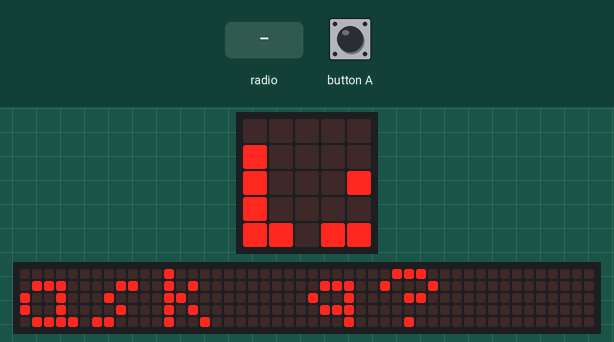
Simulated run of this program. Board: BBC micro:bit (MakeCode). Shown: the board's 5×5 LED display, a strip that is not on the board, showing the scrolling text unrolled. The test bench sets the inputs (shaded band). No radio messages arrive unless stated (any console line starting 'radio sent:' is added by the test bench); the 48×5 strip is a reading aid, not a part: it shows the text the display is scrolling, unrolled, one strip-width of it at a time; what the program prints to the serial console is not drawn.

Above: at 4.87 s.
4.9 s: radio message "love me?" arrives
7.9 s: radio message "Y" arrives
At 13.3 s:
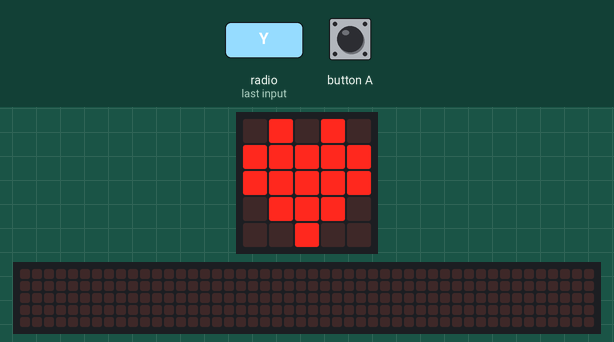
13.9 s: radio message "love me?" arrives
At 15.1 s:
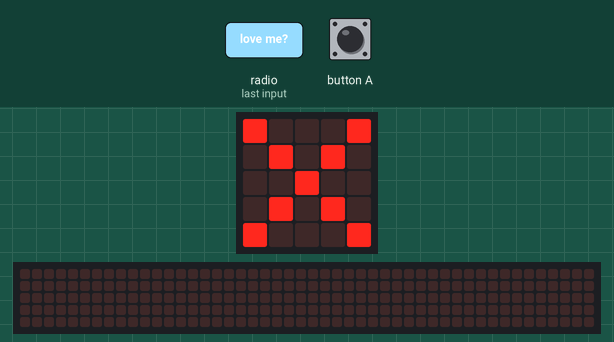
16.9 s: radio message "Y" arrives
At 19.57 s:
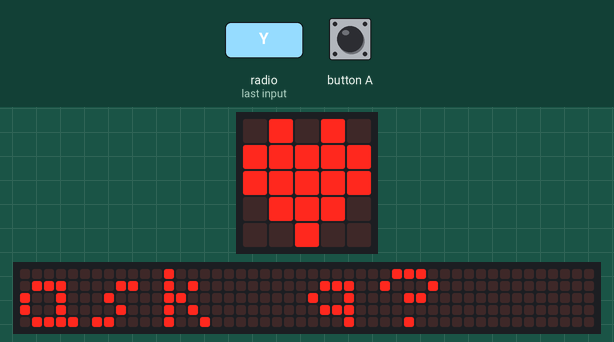

The program:

microbit-05a-love---ask.py
```python
def on_button_pressed_a():
    if program_state == 0:
        radio.send_string("love me?")
input.on_button_pressed(Button.A, on_button_pressed_a)

def on_received_string(receivedString):
    global program_state
    program_state = 2
    if receivedString == "Y":
        for index in range(4):
            basic.show_icon(IconNames.HEART)
    else:
        for index2 in range(4):
            basic.show_icon(IconNames.NO)
    program_state = 0
radio.on_received_string(on_received_string)

program_state = 0
basic.show_string("Ask")
radio.set_group(123)
# 0 - waiting
# 1 - question sent
# 2 - reply received
program_state = 0

def on_forever():
    if program_state == 0:
        basic.show_string("ask q?")
basic.forever(on_forever)
```

Measured:
- after the input at 7.9 s, the display: first differs from a run without the input after 4.4 s (image 1)
- after the input at 13.9 s, the display: changes after 0.80 s (image 2)
- after the input at 16.9 s, the display: first changes after 0.20 s (image 3 shows a later state)
